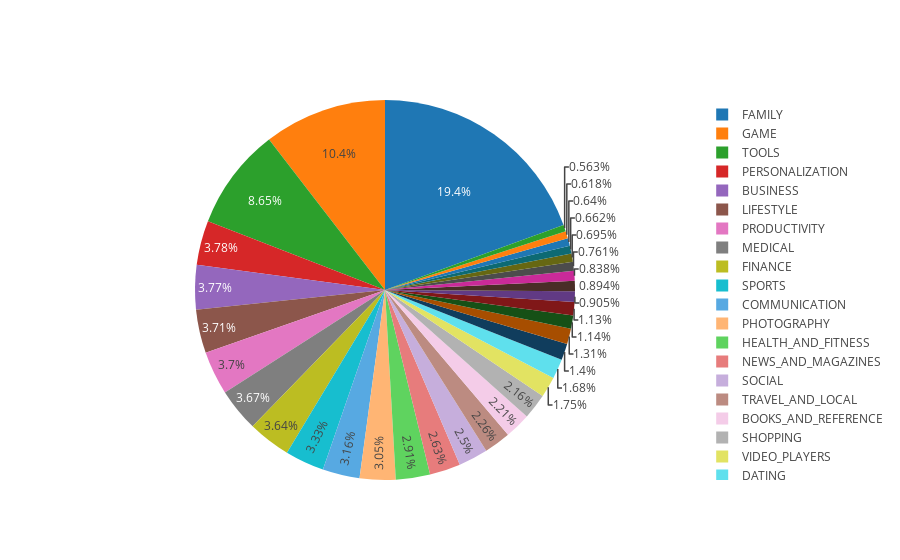

This figure's notebook cell:
### Markdown cell above
Looking at categories, I can see that Family, Games and Tools categories accounts for 40% of the dataset. However, this is not necessary the same for the whole market.

* Family accounts for 20% total apps
* Game and Tools follow with ~10% each

That means there are lot of demands and competitions in these categories.

Looking deeper into apps in the FAMILY category, it turns out that most of the apps listed there are also some kind of GAMES for children.

**Finding**: CHILDREN are KING customers!

### Code cell
apps_category = df_clean['Category'].value_counts()
data = [go.Pie(
    labels = apps_category.index,
    values = apps_category.values,
    hoverinfo = 'label+value'
)]

plotly.offline.iplot(data)

### Figure 1 — Plotly figure (JSON) as saved in the notebook; plotly's stock layout.template omitted (floating-point values rounded to 4 significant figures)
{"data": [{"hoverinfo": "label+value", "labels": ["FAMILY", "GAME", "TOOLS", "PERSONALIZATION", "BUSINESS", "LIFESTYLE", "PRODUCTIVITY", "MEDICAL", "FINANCE", "SPORTS", "COMMUNICATION", "PHOTOGRAPHY", "HEALTH_AND_FITNESS", "NEWS_AND_MAGAZINES", "SOCIAL", "TRAVEL_AND_LOCAL", "BOOKS_AND_REFERENCE", "SHOPPING", "VIDEO_PLAYERS", "DATING", "MAPS_AND_NAVIGATION", "EDUCATION", "FOOD_AND_DRINK", "ENTERTAINMENT", "LIBRARIES_AND_DEMO", "AUTO_AND_VEHICLES", "WEATHER", "HOUSE_AND_HOME", "ART_AND_DESIGN", "PARENTING", "EVENTS", "COMICS", "BEAUTY"], "type": "pie", "uid": "1885dbbc-b6bf-46d6-bb80-f2d9c3c22e94", "values": [1762, 947, 784, 343, 342, 336, 335, 333, 330, 302, 286, 276, 264, 238, 227, 205, 200, 196, 159, 152, 127, 119, 103, 102, 82, 81, 76, 69, 63, 60, 58, 56, 51]}], "layout": {}}
